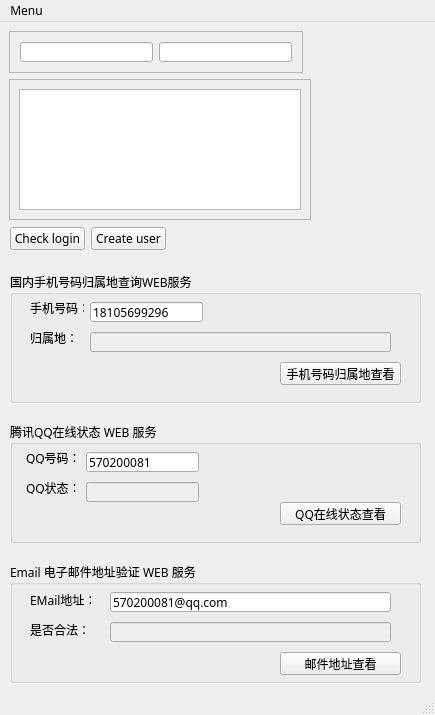
<?xml version="1.0" encoding="UTF-8"?>
<ui version="4.0">
 <class>MainWindow</class>
 <widget class="QMainWindow" name="MainWindow">
  <property name="geometry">
   <rect>
    <x>0</x>
    <y>0</y>
    <width>435</width>
    <height>715</height>
   </rect>
  </property>
  <property name="font">
   <font>
    <family>微软雅黑</family>
   </font>
  </property>
  <property name="windowTitle">
   <string>MainWindow</string>
  </property>
  <widget class="QWidget" name="centralwidget">
   <widget class="QFrame" name="frame">
    <property name="geometry">
     <rect>
      <x>9</x>
      <y>9</y>
      <width>294</width>
      <height>42</height>
     </rect>
    </property>
    <property name="frameShape">
     <enum>QFrame::StyledPanel</enum>
    </property>
    <property name="frameShadow">
     <enum>QFrame::Raised</enum>
    </property>
    <widget class="QLineEdit" name="pass">
     <property name="geometry">
      <rect>
       <x>150</x>
       <y>11</y>
       <width>133</width>
       <height>20</height>
      </rect>
     </property>
     <property name="echoMode">
      <enum>QLineEdit::Password</enum>
     </property>
    </widget>
    <widget class="QLineEdit" name="login">
     <property name="geometry">
      <rect>
       <x>11</x>
       <y>11</y>
       <width>133</width>
       <height>20</height>
      </rect>
     </property>
    </widget>
   </widget>
   <widget class="QFrame" name="frame_2">
    <property name="geometry">
     <rect>
      <x>9</x>
      <y>57</y>
      <width>302</width>
      <height>141</height>
     </rect>
    </property>
    <property name="frameShape">
     <enum>QFrame::StyledPanel</enum>
    </property>
    <property name="frameShadow">
     <enum>QFrame::Raised</enum>
    </property>
    <widget class="QTextEdit" name="responseText">
     <property name="geometry">
      <rect>
       <x>10</x>
       <y>10</y>
       <width>282</width>
       <height>121</height>
      </rect>
     </property>
    </widget>
   </widget>
   <widget class="QGroupBox" name="groupBox">
    <property name="geometry">
     <rect>
      <x>10</x>
      <y>400</y>
      <width>411</width>
      <height>121</height>
     </rect>
    </property>
    <property name="title">
     <string>腾讯QQ在线状态 WEB 服务</string>
    </property>
    <widget class="QPushButton" name="QQ_OnlineCheck">
     <property name="geometry">
      <rect>
       <x>270</x>
       <y>80</y>
       <width>121</width>
       <height>23</height>
      </rect>
     </property>
     <property name="text">
      <string>QQ在线状态查看</string>
     </property>
    </widget>
    <widget class="QLabel" name="label_2">
     <property name="geometry">
      <rect>
       <x>16</x>
       <y>60</y>
       <width>54</width>
       <height>12</height>
      </rect>
     </property>
     <property name="text">
      <string>QQ状态：</string>
     </property>
    </widget>
    <widget class="QLineEdit" name="lineEdit_QQOnlineState">
     <property name="enabled">
      <bool>false</bool>
     </property>
     <property name="geometry">
      <rect>
       <x>76</x>
       <y>60</y>
       <width>113</width>
       <height>20</height>
      </rect>
     </property>
    </widget>
    <widget class="QLineEdit" name="lineEdit_QQNumber">
     <property name="geometry">
      <rect>
       <x>76</x>
       <y>30</y>
       <width>113</width>
       <height>20</height>
      </rect>
     </property>
     <property name="text">
      <string>570200081</string>
     </property>
    </widget>
    <widget class="QLabel" name="label">
     <property name="geometry">
      <rect>
       <x>16</x>
       <y>30</y>
       <width>54</width>
       <height>12</height>
      </rect>
     </property>
     <property name="text">
      <string>QQ号码：</string>
     </property>
    </widget>
   </widget>
   <widget class="QGroupBox" name="groupBox_2">
    <property name="geometry">
     <rect>
      <x>10</x>
      <y>250</y>
      <width>411</width>
      <height>131</height>
     </rect>
    </property>
    <property name="title">
     <string>国内手机号码归属地查询WEB服务</string>
    </property>
    <widget class="QLabel" name="label_4">
     <property name="geometry">
      <rect>
       <x>20</x>
       <y>30</y>
       <width>54</width>
       <height>12</height>
      </rect>
     </property>
     <property name="text">
      <string>手机号码：</string>
     </property>
    </widget>
    <widget class="QLabel" name="label_3">
     <property name="geometry">
      <rect>
       <x>20</x>
       <y>60</y>
       <width>54</width>
       <height>12</height>
      </rect>
     </property>
     <property name="text">
      <string>归属地：</string>
     </property>
    </widget>
    <widget class="QLineEdit" name="lineEdit_PhoneNumber">
     <property name="geometry">
      <rect>
       <x>80</x>
       <y>30</y>
       <width>113</width>
       <height>20</height>
      </rect>
     </property>
     <property name="text">
      <string>18105699296</string>
     </property>
    </widget>
    <widget class="QLineEdit" name="lineEdit_PhoneAddress">
     <property name="enabled">
      <bool>false</bool>
     </property>
     <property name="geometry">
      <rect>
       <x>80</x>
       <y>60</y>
       <width>301</width>
       <height>20</height>
      </rect>
     </property>
    </widget>
    <widget class="QPushButton" name="Phone_AddrCheck">
     <property name="geometry">
      <rect>
       <x>270</x>
       <y>90</y>
       <width>121</width>
       <height>23</height>
      </rect>
     </property>
     <property name="text">
      <string>手机号码归属地查看</string>
     </property>
    </widget>
   </widget>
   <widget class="QGroupBox" name="groupBox_3">
    <property name="geometry">
     <rect>
      <x>10</x>
      <y>540</y>
      <width>411</width>
      <height>121</height>
     </rect>
    </property>
    <property name="title">
     <string>Email 电子邮件地址验证 WEB 服务</string>
    </property>
    <widget class="QLabel" name="label_5">
     <property name="geometry">
      <rect>
       <x>20</x>
       <y>30</y>
       <width>81</width>
       <height>16</height>
      </rect>
     </property>
     <property name="text">
      <string>EMail地址：</string>
     </property>
    </widget>
    <widget class="QLabel" name="label_6">
     <property name="geometry">
      <rect>
       <x>20</x>
       <y>60</y>
       <width>71</width>
       <height>16</height>
      </rect>
     </property>
     <property name="text">
      <string>是否合法：</string>
     </property>
    </widget>
    <widget class="QLineEdit" name="lineEdit_EmailAddress">
     <property name="geometry">
      <rect>
       <x>100</x>
       <y>30</y>
       <width>281</width>
       <height>20</height>
      </rect>
     </property>
     <property name="text">
      <string>570200081@qq.com</string>
     </property>
    </widget>
    <widget class="QLineEdit" name="lineEdit_EmailResult">
     <property name="enabled">
      <bool>false</bool>
     </property>
     <property name="geometry">
      <rect>
       <x>100</x>
       <y>60</y>
       <width>281</width>
       <height>20</height>
      </rect>
     </property>
    </widget>
    <widget class="QPushButton" name="Phone_EmailCheck">
     <property name="geometry">
      <rect>
       <x>270</x>
       <y>90</y>
       <width>121</width>
       <height>23</height>
      </rect>
     </property>
     <property name="text">
      <string>邮件地址查看</string>
     </property>
    </widget>
   </widget>
   <widget class="QPushButton" name="checkLogin">
    <property name="geometry">
     <rect>
      <x>10</x>
      <y>205</y>
      <width>75</width>
      <height>23</height>
     </rect>
    </property>
    <property name="text">
     <string>Check login</string>
    </property>
   </widget>
   <widget class="QPushButton" name="createUser">
    <property name="geometry">
     <rect>
      <x>91</x>
      <y>205</y>
      <width>75</width>
      <height>23</height>
     </rect>
    </property>
    <property name="text">
     <string>Create user</string>
    </property>
   </widget>
  </widget>
  <widget class="QMenuBar" name="menubar">
   <property name="geometry">
    <rect>
     <x>0</x>
     <y>0</y>
     <width>435</width>
     <height>23</height>
    </rect>
   </property>
   <widget class="QMenu" name="menuMenu">
    <property name="title">
     <string>Menu</string>
    </property>
    <addaction name="actionQuit"/>
   </widget>
   <addaction name="menuMenu"/>
  </widget>
  <widget class="QStatusBar" name="statusbar"/>
  <action name="actionQuit">
   <property name="text">
    <string>Quit</string>
   </property>
   <property name="toolTip">
    <string>Quit application</string>
   </property>
   <property name="shortcut">
    <string>Ctrl+Q</string>
   </property>
  </action>
 </widget>
 <resources/>
 <connections>
  <connection>
   <sender>actionQuit</sender>
   <signal>triggered()</signal>
   <receiver>MainWindow</receiver>
   <slot>close()</slot>
   <hints>
    <hint type="sourcelabel">
     <x>-1</x>
     <y>-1</y>
    </hint>
    <hint type="destinationlabel">
     <x>159</x>
     <y>119</y>
    </hint>
   </hints>
  </connection>
 </connections>
</ui>
